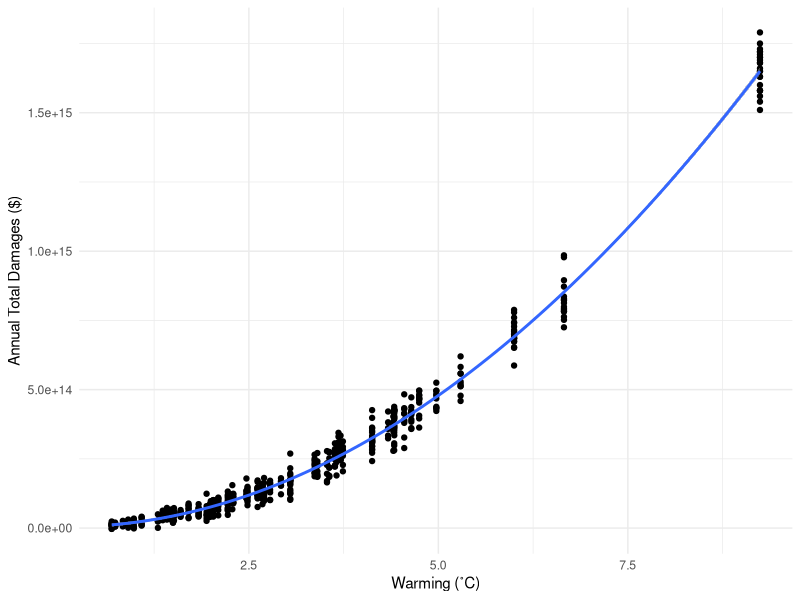
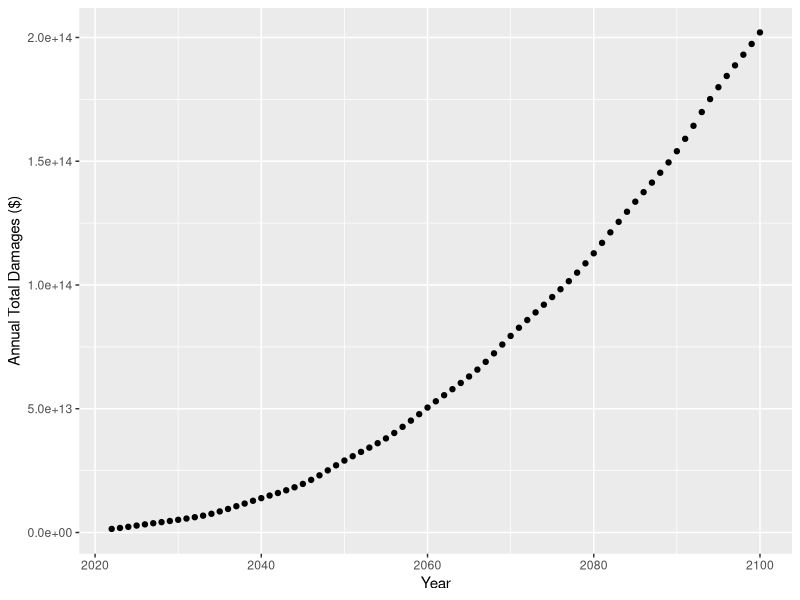
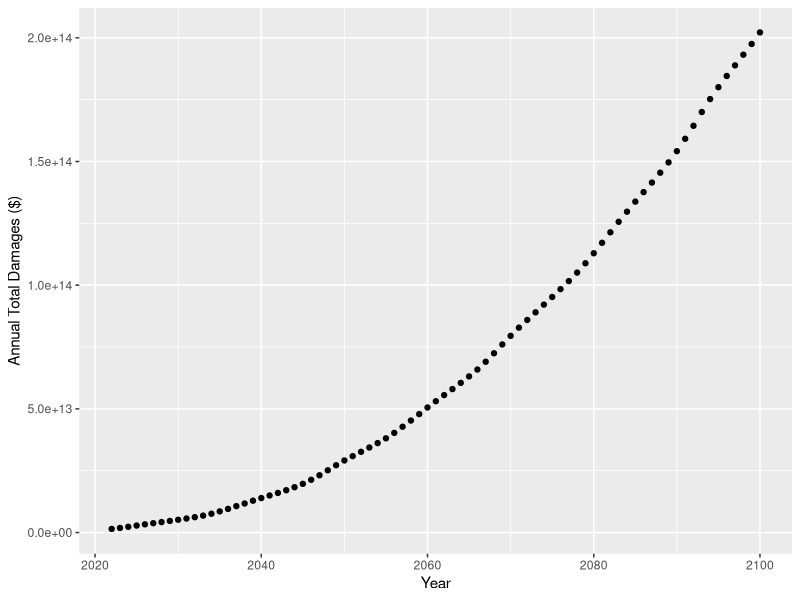
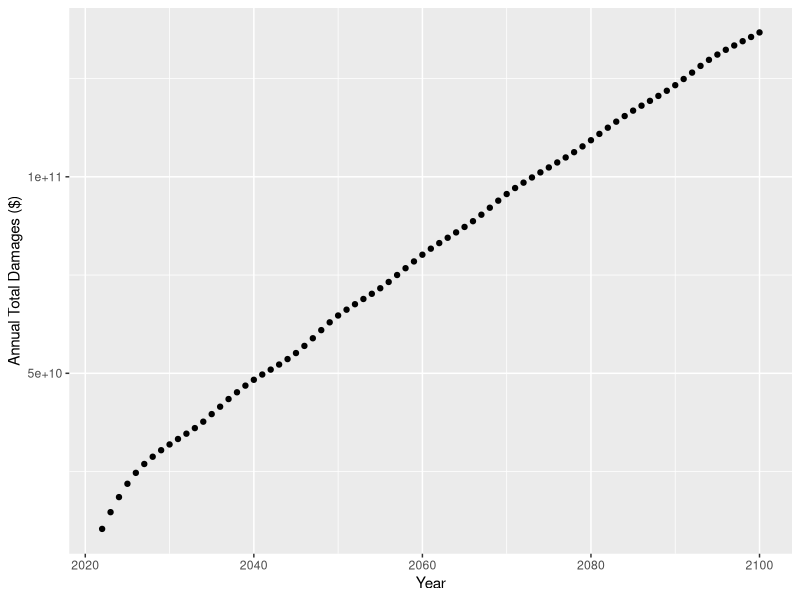
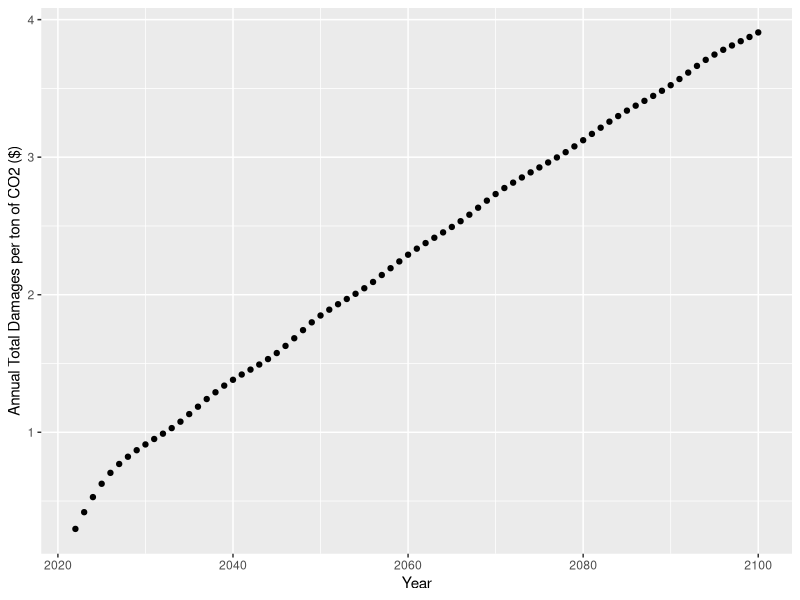
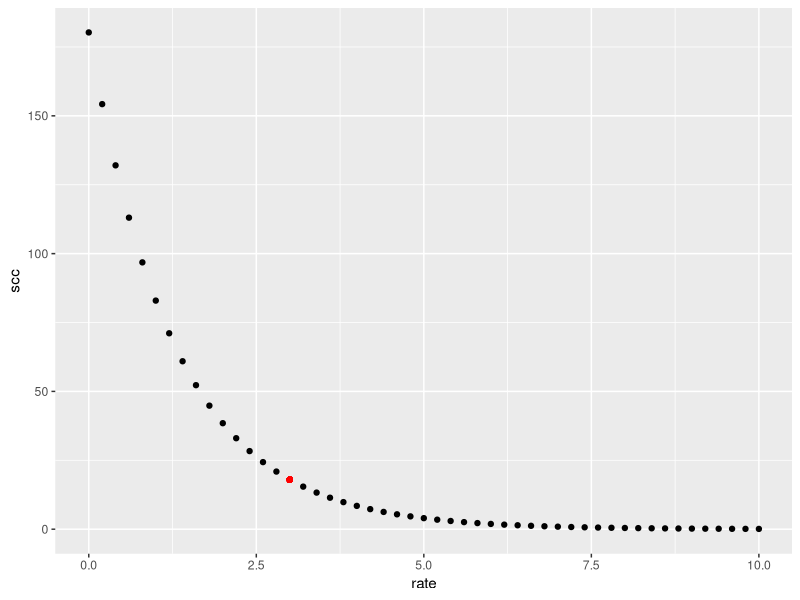
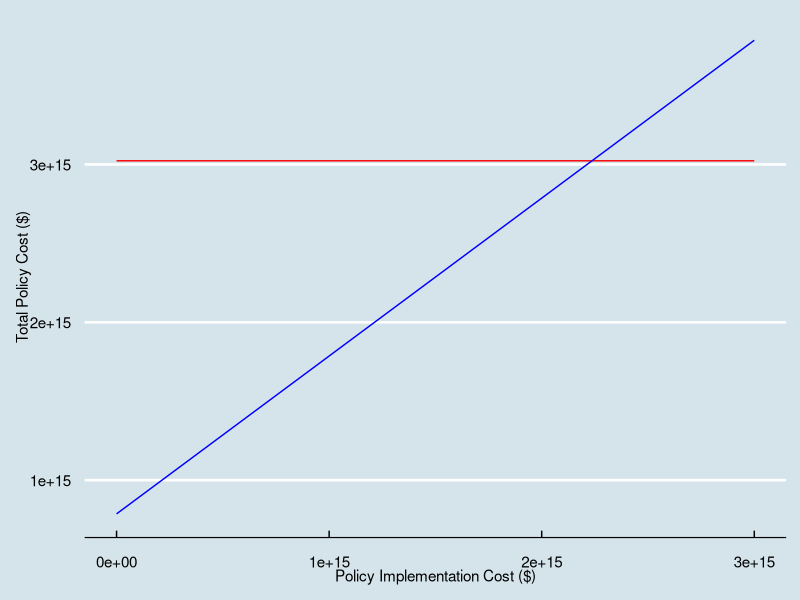

The R script that drew these images, in order:
## ---- chunk 1
knitr::opts_chunk$set(warning = FALSE, message = FALSE)

library(here)
library(tidyverse)
library(kableExtra)
library(ggthemes)
## ---- chunk 2
damages <- read_csv(here("damages.csv"))
warming <- read_csv(here("warming.csv"))[,-1]

#changing names
damages <- damages %>% 
  rename(dam = damages,
         deg_c = warming) %>% 
  mutate(deg_c_sq = deg_c^2)

warming <- warming %>% 
  rename(CO2_base = warming_baseline,
         CO2_pulse = warming_pulse)
## ---- chunk 3
#quad model with 0 intercept
quad_model <- lm(dam ~ 0 + deg_c + deg_c_sq, data = damages)

#function for quadratic fit 
quad_fun <- function(deg_c, deg_c_sq){
  dam <- quad_model$coefficients[1]*deg_c + quad_model$coefficients[2]*deg_c_sq
  return(dam)
}

damages$dam_fit = quad_fun(damages$deg_c, damages$deg_c_sq)
## ---- chunk 4
ggplot(data = damages, aes(x = deg_c, y = dam)) +
  geom_point() +
  geom_smooth(method = "lm", formula = y ~ x + I(x^2)) +
  xlab("Warming (˚C)") +
  ylab("Annual Total Damages ($)") +
  theme_minimal()
## ---- chunk 5
#using function to calculate env damage from baseline, pulse, difference, and pulse per ton of CO2
warming$base_dam <- quad_fun(warming$CO2_base,(warming$CO2_base)^2)
warming$pulse_dam <- quad_fun(warming$CO2_pulse,(warming$CO2_pulse)^2)
warming$dam_diff <- warming$pulse_dam - warming$base_dam
warming$pulse_dam_per_ton_CO2 <- warming$dam_diff/(35E9)
## ---- chunk 6
ggplot(data = warming, aes(x = year, y = base_dam)) +
  geom_point() +
  xlab("Year") +
  ylab("Annual Total Damages ($)")
## ---- chunk 7
ggplot(data = warming, aes(x = year, y = pulse_dam)) +
  geom_point() +
  xlab("Year") +
  ylab("Annual Total Damages ($)") 
## ---- chunk 8
ggplot(data = warming, aes(x = year, y = dam_diff)) +
  geom_point() +
  xlab("Year") +
  ylab("Annual Total Damages ($)") 
## ---- chunk 9
ggplot(data = warming, aes(x = year, y = pulse_dam_per_ton_CO2)) +
  geom_point() +
  xlab("Year") +
  ylab("Annual Total Damages per ton of CO2 ($)") 
## ---- chunk 10
one_ton_dam = sum(warming$pulse_dam_per_ton_CO2)

discount_fun <- function(rate, time, fv){
  npv <- fv/(1+(rate/100))^time
  return(npv)
}

scc_df <- data_frame(rate = seq(0,10,0.2))
scc_df$scc <- discount_fun(scc_df$rate, 78, one_ton_dam)

#q4 stuff
ramsey_rate = (.01 + (2*.01)) * 100 #multiplied by 100 to be compatible with function
discount_ramsey = discount_fun(ramsey_rate, 78, one_ton_dam)

ggplot(data = scc_df, aes(x = rate, y = scc)) +
  geom_point() +
  geom_point(aes(x = ramsey_rate, y = discount_ramsey), colour = "red")
## ---- chunk 11
rate_q5 = 2
#Setting Policy warming scenarios that were given
warming$policy_A_1 <- warming$CO2_base
warming$policy_A_2 <- warming$CO2_base*1.5
warming$policy_B <- warming$CO2_base

#policy B temp stays at 1.29deg C
for(i in 1:79){
  if(warming$policy_B[i] > 1.29){
    warming$policy_B[i] = 1.29
  }
}

#calculating damages
warming$policy_A_1_dam <- quad_fun(warming$policy_A_1, (warming$policy_A_1)^2)
warming$policy_A_2_dam <- quad_fun(warming$policy_A_2, (warming$policy_A_2)^2)
warming$policy_B_dam <- quad_fun(warming$policy_B, (warming$policy_B)^2)

#converting damages into NPV
warming$policy_A_1_dam_npv <- discount_fun(2, warming$year - 2022, warming$policy_A_1_dam)
warming$policy_A_2_dam_npv <- discount_fun(2, warming$year - 2022, warming$policy_A_2_dam)
warming$policy_B_dam_npv <- discount_fun(2, warming$year - 2022, warming$policy_B_dam)

#summing npv damages
A_1_sum = sum(warming$policy_A_1_dam_npv)
A_2_sum = sum(warming$policy_A_2_dam_npv)
B_sum = sum(warming$policy_B_dam_npv)

#given probabilities 
A_1_prob = .5
A_2_prob = .5
A_sum = (A_1_sum * A_1_prob) + (A_2_sum * A_2_prob)

#for in text code
A_sum_trillion = A_sum/(1e12)
B_sum_trillion = B_sum/(1e12)
## ---- chunk 12
#plot of cost of policies versus cost of implementation 
policy_plot <- data_frame(imp_cost = seq(0,3000e12, by = 1e12))
policy_plot$pol_a <- A_sum*rep(1,length(policy_plot$imp_cost))
policy_plot$pol_b <- B_sum*rep(1,length(policy_plot$imp_cost)) + policy_plot$imp_cost
#policy_plot$b_cross<- B_sum*rep(1,length(policy_plot$imp_cost))

#plotting policies
ggplot(data = policy_plot) +
geom_line(aes(x = imp_cost, y = pol_a), color = "red") +
  geom_line(aes(x = imp_cost, y = pol_b), color = "blue") +
  labs(x = "Policy Implementation Cost ($)", y = "Total Policy Cost ($)") +
  theme_economist()

pol_b_slope <- lm(pol_b ~ 0 + imp_cost, data = policy_plot)$coef[1]

intersection_trill = (A_sum / pol_b_slope)/1e12
